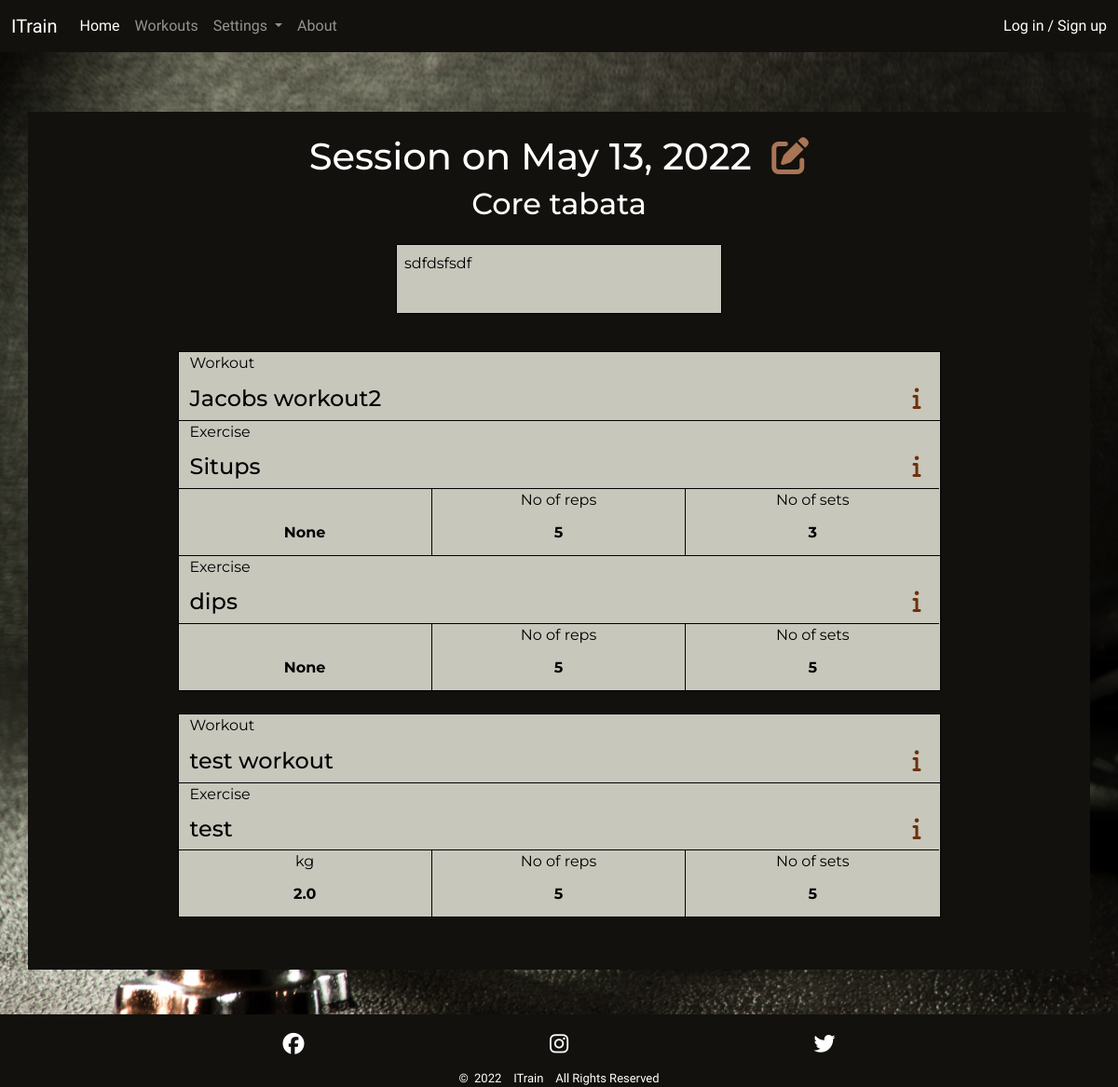
/session/2/, run on the app's committed database.
### main/models.py (models this page shows, shortened)
class Session(models.Model):
    name = models.CharField(max_length=80, null=False, blank=False)
    date = models.DateField(unique=True)
    workout = models.ManyToManyField(Workout, blank=True,
                                     related_name='workouts')
    comment = models.TextField(max_length=200, blank=True)

class Workout(models.Model):
    name = models.CharField(max_length=30, unique=True, null=False,
                            blank=False,
                            error_messages={'unique':
                                            'The Workout name is not unique'})
    description = models.TextField(max_length=200, blank=True)
    class Meta:
        ordering = ['name']

class Collection(models.Model):
    workout = models.ForeignKey(Workout, null=False, blank=False,
                                on_delete=models.CASCADE,
                                related_name='collections')
    exercise = models.ForeignKey(Exercise, on_delete=models.CASCADE,
                                 related_name='collections')
    value = models.DecimalField(max_digits=3, decimal_places=1, blank=True,
                                null=True)
    reps = models.DecimalField(max_digits=3, decimal_places=1, null=True,
                               blank=True)
    reps_unit = models.ForeignKey(RepsUnit, null=True, blank=True,
                                  on_delete=models.SET_DEFAULT,
                                  default=get_default_reps_unit)
    sets = models.PositiveIntegerField(validators=[MaxValueValidator(100)],
                                       null=True, blank=True)
    def get_reps_trunc_zero(self):
        if self.reps % 1 == 0:
            self.reps = int(self.reps)
        return self.reps

### setup/models.py (models this page shows, shortened)
class Exercise(models.Model):
    name = models.CharField(max_length=30, unique=True, null=False,
                            blank=False)
    unit = models.ForeignKey(ExerciseUnit, null=False, blank=False,
                             on_delete=models.SET_DEFAULT, default=get_default_exercise_unit)
    description = models.TextField(max_length=200, blank=True)
    class Meta:
        ordering = ['name']

class RepsUnit(models.Model):
    name = models.CharField(max_length=5, unique=True, null=False, blank=False)
    class Meta:
        ordering = ['name']

class ExerciseUnit(models.Model):
    name = models.CharField(max_length=5, unique=True, null=False, blank=False)
    class Meta:
        ordering = ['name']

### main/views.py (the view)
# urls.py: path('session/<int:session_id>/', session_view, name='session'),
def session_view(request, session_id):
    session = get_object_or_404(Session, id=session_id)
    context = {
        'session': session,
    }
    return render(request, 'main/session.html', context)

### main/templates/main/session.html (shortened to what this page needs)
{% extends 'base.html' %}
{% load static %}
{% block content %}
<div class="jumbotron container p1 p-sm-2 mt-md-3">
    <div class="jumbotron-head justify-content-center text-center mt-3">
        <h1>Session on {{ session.date }}&nbsp;
            <a class="med-light-clr" href="{% url 'edit_session' session.id %}">
                <i class="fa-solid fa-edit"></i></a>
        </h1>
        <h2 class="mb-4">{{ session.name }}</h2>
        {% if session.comment != '' %}
        <div class="session-comment dark-clr">
            <p class="start p-2">{{ session.comment }}</p>
        </div>
        {% endif %}
    </div>
    <div class="container-md content-list-container p-sm-4 mt-3 gy-4 dark-clr">
        {% for workout in session.workout.all %}
        <div class="row session-workout content-list row-cols-1">
            <div class="col grid-col1">
                <p>Workout</p>
            </div>
            <div class="col grid-col2">
                <h4 class="mb-0">{{ workout.name }}
                    {% if workout.description != '' %}
                    <a class="med-dark-clr end me-2" data-bs-toggle="collapse"
                        href="#collapseSessionWorkout{{ workout.id }}" aria-expanded="false"
                        aria-controls="collapseSessionWorkout{{ workout.id }}"><i class="fa-solid fa-info"></i></a>
                    {% endif %}
                </h4>
            </div>
            {% for collection in workout.collections.all %}
            <div class="col grid-col1">
                <p>Exercise</p>
            </div>
            <div class="col grid-col3">
                <h4>{{ collection.exercise.name }}
                    {% if collection.exercise.description != '' %}
                    <a class="med-dark-clr end me-2" data-bs-toggle="collapse"
                        href="#collapseSessionExercise{{ collection.exercise.id }}" aria-expanded="false"
                        aria-controls="collapseSessionExercise{{ collection.exercise.id }}"><i
                            class="fa-solid fa-info"></i></a>
                    {% endif %}
                </h4>
                <div class="row text-center">
                    <div class="col-4 grid-col31">
                        {% if collection.exercise.unit.name != '-' %}
                        {{ collection.exercise.unit.name }}
                        {% endif %}
                    </div>
                    <div class="col-4 grid-col31">
                        No of {{ collection.reps_unit.name }}
                    </div>
                    <div class="col-4 grid-col31">
                        No of sets
                    </div>
                </div>
                <div class="row text-center">
                    <div class="col-4 grid-col32">
                        {{ collection.value }}
                    </div>
                    <div class="col-4 grid-col32">
                        {{ collection.get_reps_trunc_zero }}
                    </div>
                    <div class="col-4 grid-col32">
                        {{ collection.sets }}
                    </div>
                </div>
            </div>
            {% endfor %}
        </div>
        {% endfor %}
    </div>
</div>
{% endblock %}

### static/css/style.css (style rules this page uses)
body { font-family: 'IM Fell English', serif; color: white; min-height: 100vh; display: flex; flex-direction: column; justify-content: flex-start; background: url('../images/dumbell.jpg'); overflow-x: hidden; -webkit-background-size: cover; -moz-background-size: cover; -o-background-size: cover; background-size: cover; }
.start { float: left; }
.end { float: right; }
.dark-clr { color: black; }
.med-dark-clr { color: #6F310A; }
.med-light-clr { color: #A87556; }
a { text-decoration: none; }
.jumbotron { background-color: #12110D; color: white; min-height: 70vh; }
.content-list-container { width: 75%; }
.content-list { background-color: #C7C7BC; border: solid 1px black; }
.session-comment { width: 350px; height: 75px; background-color: #C7C7BC; border: solid 1px black; margin: 0 auto; }
.session-workout { margin-bottom: 1.5rem; }
.grid-col1 { height: 1.5rem; border-top: solid 1px black; }
.grid-col1:first-of-type { border-top: none; }
.grid-col2 { padding-top: 0.75rem; padding-bottom: 0.5rem; }
.session-workout .grid-col2 { border-top: solid 1px black; }
.session-workout .grid-col2:first-of-type, .session-workout .grid-col2:nth-of-type(2) { border-top: none; }
.grid-col3 { padding-top: 0.75rem; }
.grid-col31 { height: 1.5rem; border-top: solid 1px black; border-right: solid 1px black; }
.grid-col32 { font-weight: bold; padding-top: 0.75rem; padding-bottom: 0.75rem; border-right: solid 1px black; }
.grid-col32:last-of-type, .grid-col31:last-of-type { border-right: none; }

### data on the page
Session: date "May 13, 2022", name "Core tabata", comment "sdfdsfsdf"
Workout: name "Jacobs workout2"
Collection: exercise.name "Situps", reps_unit.name "reps", value "None", get_reps_trunc_zero "5", sets "3"
Collection: exercise.name "dips", reps_unit.name "reps", value "None", get_reps_trunc_zero "5", sets "5"
Workout: name "test workout"
Collection: exercise.name "test", exercise.unit.name "kg", reps_unit.name "reps", value "2.0", get_reps_trunc_zero "5", sets "5"
